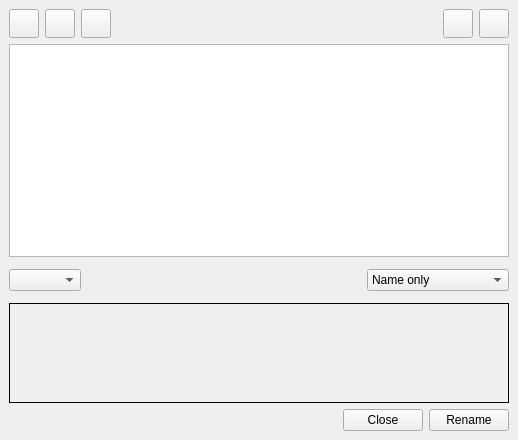
<?xml version="1.0" encoding="UTF-8"?>
<ui version="4.0">
 <class>MainWindow</class>
 <widget class="QMainWindow" name="MainWindow">
  <property name="geometry">
   <rect>
    <x>0</x>
    <y>0</y>
    <width>518</width>
    <height>440</height>
   </rect>
  </property>
  <property name="sizePolicy">
   <sizepolicy hsizetype="Fixed" vsizetype="Preferred">
    <horstretch>0</horstretch>
    <verstretch>0</verstretch>
   </sizepolicy>
  </property>
  <property name="baseSize">
   <size>
    <width>2</width>
    <height>2</height>
   </size>
  </property>
  <property name="windowTitle">
   <string>Batch Renamer</string>
  </property>
  <property name="windowIcon">
   <iconset theme="edit-rename"/>
  </property>
  <widget class="QWidget" name="centralwidget">
   <property name="sizePolicy">
    <sizepolicy hsizetype="Preferred" vsizetype="Preferred">
     <horstretch>0</horstretch>
     <verstretch>0</verstretch>
    </sizepolicy>
   </property>
   <layout class="QVBoxLayout" name="verticalLayout">
    <item>
     <layout class="QHBoxLayout" name="horizontalLayout_2">
      <item>
       <widget class="QToolButton" name="AddButton">
        <property name="enabled">
         <bool>true</bool>
        </property>
        <property name="sizePolicy">
         <sizepolicy hsizetype="Fixed" vsizetype="Fixed">
          <horstretch>0</horstretch>
          <verstretch>0</verstretch>
         </sizepolicy>
        </property>
        <property name="minimumSize">
         <size>
          <width>0</width>
          <height>0</height>
         </size>
        </property>
        <property name="maximumSize">
         <size>
          <width>16777215</width>
          <height>16777215</height>
         </size>
        </property>
        <property name="text">
         <string/>
        </property>
        <property name="icon">
         <iconset theme="list-add"/>
        </property>
        <property name="iconSize">
         <size>
          <width>22</width>
          <height>22</height>
         </size>
        </property>
       </widget>
      </item>
      <item>
       <widget class="QToolButton" name="RemoveButton">
        <property name="sizePolicy">
         <sizepolicy hsizetype="Fixed" vsizetype="Fixed">
          <horstretch>0</horstretch>
          <verstretch>0</verstretch>
         </sizepolicy>
        </property>
        <property name="maximumSize">
         <size>
          <width>16777215</width>
          <height>16777215</height>
         </size>
        </property>
        <property name="text">
         <string/>
        </property>
        <property name="icon">
         <iconset theme="list-remove"/>
        </property>
        <property name="iconSize">
         <size>
          <width>22</width>
          <height>22</height>
         </size>
        </property>
       </widget>
      </item>
      <item>
       <widget class="QToolButton" name="ClearButton">
        <property name="sizePolicy">
         <sizepolicy hsizetype="Fixed" vsizetype="Fixed">
          <horstretch>0</horstretch>
          <verstretch>0</verstretch>
         </sizepolicy>
        </property>
        <property name="text">
         <string/>
        </property>
        <property name="icon">
         <iconset theme="edit-clear-all"/>
        </property>
        <property name="iconSize">
         <size>
          <width>22</width>
          <height>22</height>
         </size>
        </property>
       </widget>
      </item>
      <item>
       <spacer name="horizontalSpacer">
        <property name="orientation">
         <enum>Qt::Orientation::Horizontal</enum>
        </property>
        <property name="sizeType">
         <enum>QSizePolicy::Policy::MinimumExpanding</enum>
        </property>
        <property name="sizeHint" stdset="0">
         <size>
          <width>300</width>
          <height>29</height>
         </size>
        </property>
       </spacer>
      </item>
      <item>
       <widget class="QToolButton" name="SettingsButton">
        <property name="text">
         <string/>
        </property>
        <property name="icon">
         <iconset theme="applications-system-symbolic"/>
        </property>
        <property name="iconSize">
         <size>
          <width>22</width>
          <height>22</height>
         </size>
        </property>
       </widget>
      </item>
      <item>
       <widget class="QToolButton" name="AboutButton">
        <property name="text">
         <string/>
        </property>
        <property name="icon">
         <iconset theme="help-about"/>
        </property>
        <property name="iconSize">
         <size>
          <width>22</width>
          <height>22</height>
         </size>
        </property>
       </widget>
      </item>
     </layout>
    </item>
    <item>
     <widget class="DragTableView" name="fileNamesTableView">
      <property name="sizePolicy">
       <sizepolicy hsizetype="MinimumExpanding" vsizetype="Expanding">
        <horstretch>1</horstretch>
        <verstretch>0</verstretch>
       </sizepolicy>
      </property>
      <property name="minimumSize">
       <size>
        <width>0</width>
        <height>0</height>
       </size>
      </property>
      <property name="maximumSize">
       <size>
        <width>16777215</width>
        <height>16777215</height>
       </size>
      </property>
      <property name="acceptDrops">
       <bool>true</bool>
      </property>
      <property name="horizontalScrollBarPolicy">
       <enum>Qt::ScrollBarPolicy::ScrollBarAlwaysOff</enum>
      </property>
      <property name="sizeAdjustPolicy">
       <enum>QAbstractScrollArea::SizeAdjustPolicy::AdjustToContentsOnFirstShow</enum>
      </property>
      <property name="dragEnabled">
       <bool>true</bool>
      </property>
      <property name="dragDropOverwriteMode">
       <bool>false</bool>
      </property>
      <property name="dragDropMode">
       <enum>QAbstractItemView::DragDropMode::InternalMove</enum>
      </property>
      <property name="alternatingRowColors">
       <bool>true</bool>
      </property>
      <property name="selectionMode">
       <enum>QAbstractItemView::SelectionMode::ContiguousSelection</enum>
      </property>
      <property name="selectionBehavior">
       <enum>QAbstractItemView::SelectionBehavior::SelectRows</enum>
      </property>
      <property name="gridStyle">
       <enum>Qt::PenStyle::SolidLine</enum>
      </property>
      <property name="sortingEnabled">
       <bool>false</bool>
      </property>
      <attribute name="horizontalHeaderShowSortIndicator" stdset="0">
       <bool>true</bool>
      </attribute>
      <attribute name="horizontalHeaderStretchLastSection">
       <bool>true</bool>
      </attribute>
     </widget>
    </item>
    <item>
     <layout class="QHBoxLayout" name="horizontalLayout_3">
      <item>
       <widget class="QComboBox" name="operationSelect">
        <property name="sizePolicy">
         <sizepolicy hsizetype="Fixed" vsizetype="Fixed">
          <horstretch>0</horstretch>
          <verstretch>0</verstretch>
         </sizepolicy>
        </property>
       </widget>
      </item>
      <item>
       <spacer name="horizontalSpacer_2">
        <property name="orientation">
         <enum>Qt::Orientation::Horizontal</enum>
        </property>
        <property name="sizeHint" stdset="0">
         <size>
          <width>35</width>
          <height>34</height>
         </size>
        </property>
       </spacer>
      </item>
      <item>
       <widget class="QComboBox" name="scopeSelect">
        <property name="currentIndex">
         <number>0</number>
        </property>
        <item>
         <property name="text">
          <string>Name only</string>
         </property>
        </item>
        <item>
         <property name="text">
          <string>Name and extension</string>
         </property>
        </item>
        <item>
         <property name="text">
          <string>Extension only</string>
         </property>
        </item>
       </widget>
      </item>
     </layout>
    </item>
    <item>
     <widget class="QStackedWidget" name="TransformPagesStackedWidget">
      <property name="enabled">
       <bool>true</bool>
      </property>
      <property name="sizePolicy">
       <sizepolicy hsizetype="MinimumExpanding" vsizetype="Fixed">
        <horstretch>1</horstretch>
        <verstretch>0</verstretch>
       </sizepolicy>
      </property>
      <property name="minimumSize">
       <size>
        <width>500</width>
        <height>100</height>
       </size>
      </property>
      <property name="autoFillBackground">
       <bool>false</bool>
      </property>
      <property name="frameShape">
       <enum>QFrame::Shape::Box</enum>
      </property>
      <property name="frameShadow">
       <enum>QFrame::Shadow::Plain</enum>
      </property>
      <property name="lineWidth">
       <number>1</number>
      </property>
      <property name="currentIndex">
       <number>-1</number>
      </property>
     </widget>
    </item>
    <item>
     <layout class="QHBoxLayout" name="horizontalLayout">
      <item>
       <spacer name="horizontalSpacer_3">
        <property name="orientation">
         <enum>Qt::Orientation::Horizontal</enum>
        </property>
        <property name="sizeHint" stdset="0">
         <size>
          <width>300</width>
          <height>20</height>
         </size>
        </property>
       </spacer>
      </item>
      <item>
       <widget class="QPushButton" name="closePushButton">
        <property name="sizePolicy">
         <sizepolicy hsizetype="Fixed" vsizetype="Fixed">
          <horstretch>0</horstretch>
          <verstretch>0</verstretch>
         </sizepolicy>
        </property>
        <property name="text">
         <string>Close</string>
        </property>
       </widget>
      </item>
      <item>
       <widget class="QPushButton" name="RenameButton">
        <property name="sizePolicy">
         <sizepolicy hsizetype="Fixed" vsizetype="Fixed">
          <horstretch>0</horstretch>
          <verstretch>0</verstretch>
         </sizepolicy>
        </property>
        <property name="text">
         <string>Rename</string>
        </property>
       </widget>
      </item>
     </layout>
    </item>
   </layout>
  </widget>
 </widget>
 <customwidgets>
  <customwidget>
   <class>DragTableView</class>
   <extends>QTableView</extends>
   <header location="global">DragTableView/DragTableView.h</header>
  </customwidget>
 </customwidgets>
 <resources/>
 <connections/>
</ui>
